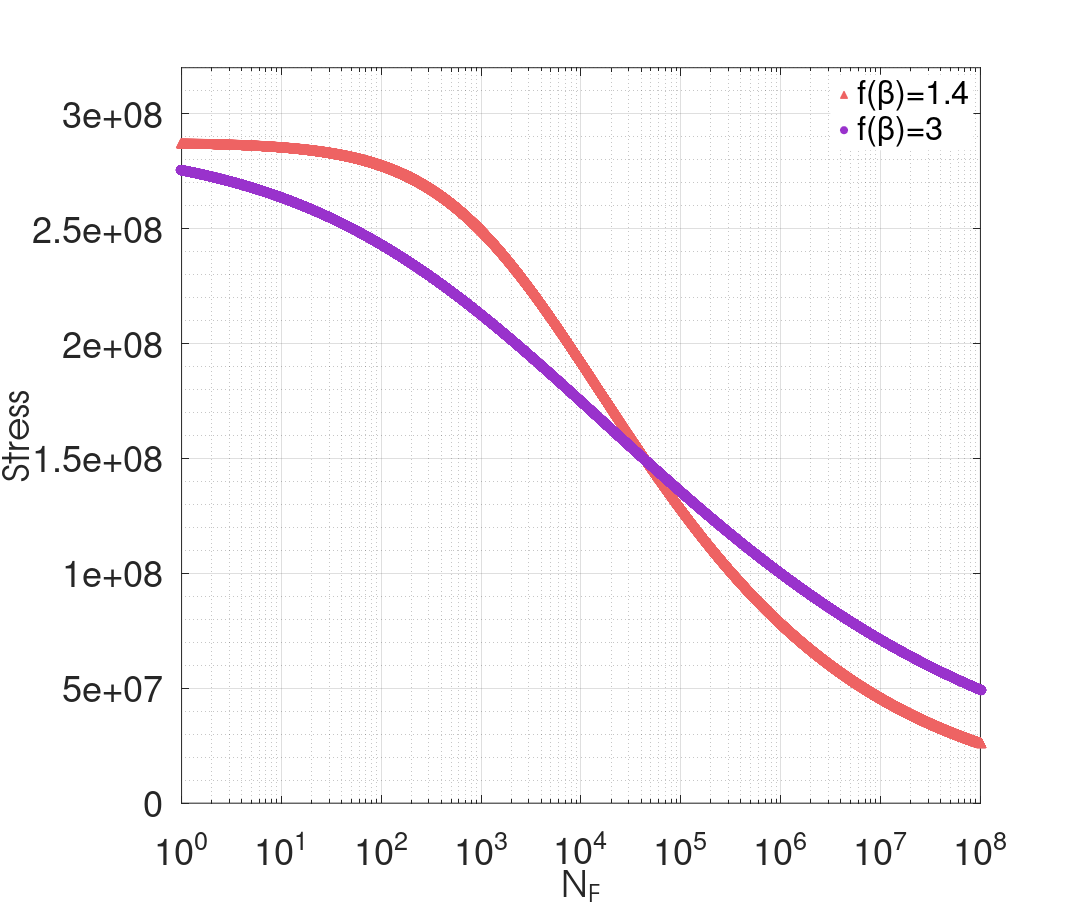

Here is the MATLAB script that generated this plot:
clear;clc;close all;
%---------------------Verified parameters in random loading case-----------------------------
b1=1.5;                    %weakening scales distribution exponent
b2=1.5;                    %weakening scales distribution exponent
a=0.1;                %sensitivity of sequence effect(control alp>0)
WF=5.58e8;            %dissipated energy to failure per unit volume
X1=1.065;                 %Major damage threshold (meaning S_{max} must be greater than X/2*yield to activate magnification)
X2=1.065;                 %Major damage threshold (meaning S_{max} must be greater than X/2*yield to activate magnification)
pb1=1.4;                %Major damage power
pb2=3;                %Major damage power
%---------------------Verified parameters in constant loading case-----------------------------
y=230e6;           %macroscopic yield stress
E=72e9;              %Young's modulus
k=6e8;                 %hardening parameter
nu=0.3;                     %poisson's ratio
sigu=320e6;             %ultimite stress
n0=1;                   %number of initial local defects
lam=0.1;               %hydrostatic pressure sensitivity
gam=0.1;             %material parameter from Chaboche law(Wohler curve exponent)
maxstress11=sigu;
stress11=1000:1000:maxstress11;
Smax=sqrt(2/3).*stress11;
hydro=1/3.*stress11;
yield=y-lam.*hydro;

sequence1=((Smax.*yield.^-1).*(X1-Smax.*yield.^-1).^-1).^pb1;
sequence2=((Smax.*yield.^-1).*(X2-Smax.*yield.^-1).^-1).^pb2;

NF1=((1+gam)*a*sequence1).^-1*WF*E*(E+k*nu)*b1*(b1+1)*(n0*(4*(E-k)*(1+nu)*(b1-1)))^-1.*yield.^(b1-1).*Smax.^(-b1-1);
NF2=((1+gam)*a*sequence2).^-1*WF*E*(E+k*nu)*b2*(b2+1)*(n0*(4*(E-k)*(1+nu)*(b2-1)))^-1.*yield.^(b2-1).*Smax.^(-b2-1);

sn1=semilogx(NF1,stress11,'LineStyle', 'none','LineWidth', 1,'Marker', '^', 'MarkerSize', 10, ...
            'MarkerEdgeColor', [238 99 99]/255, 'MarkerFaceColor',[238 99 99]/255);
hold on
sn2=semilogx(NF2,stress11,'LineStyle', 'none','LineWidth', 1,'Marker', 'o', 'MarkerSize', 10, ...
            'MarkerEdgeColor', [153 50 204]/255, 'MarkerFaceColor',[153 50 204]/255);
grid on;
grid minor;
axis([1 1e8 0 maxstress11]);
set(gca,'XTick',[1e0,1e1,1e2,1e3,1e4,1e5,1e6,1e7,1e8,1e9] );
% hTitle =title('S-N curve at constant amplitude stress with R=-1 in our model with different $f(\beta)$');
hXLabel = xlabel('N_F');
hYLabel =ylabel('Stress');

hLegend=legend([sn1,sn2], 'f(\beta)=1.4','f(\beta)=3','Location','northeast');
set([hLegend, gca], 'FontSize', 40)
set(hLegend,'Box','on');
set(hLegend,'EdgeColor',[1 1 1]); %set the edge colour of the legend to white 
% Adjust font
set(gca, 'FontName', 'Helvetica')
set([hXLabel, hYLabel], 'FontName', 'AvantGarde')
set([hXLabel, hYLabel], 'FontSize',40)

% Adjust axes properties
set(gcf,'color','w'); %set figure background transparent
set(gca,'color','w'); %set axis transparent
% Maximize print figure
set(gcf,'outerposition',get(0,'screensize'));
set(gcf, 'PaperPositionMode', 'manual');
set(gcf, 'PaperUnits', 'points'); %[ {inches} | centimeters | normalized | points ]
set(gcf, 'PaperPosition', [0 0 1200 1000]); %set(gcf,'PaperPosition',[left,bottom,width,height])
 saveas(gcf,'F:\Git\Anew\figures\SNpb.png');
